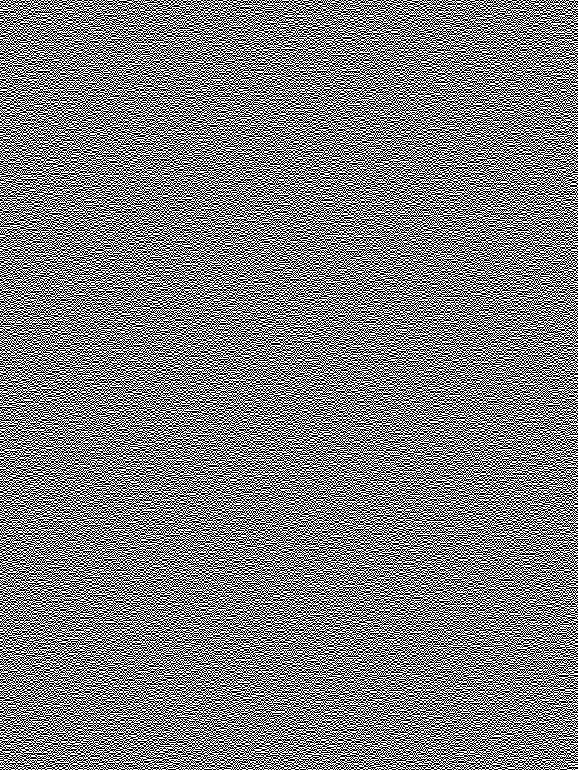
#> input picture sample-out-white.png_share1.png, 578 x 770 px
$ python visual_out_new3.py
#> lines starting #> are read from the running program, lines starting #| are printed output that depends on the picture; after the words box and inside, x2 and y2 are one past the last pixel; in counts of white or black regions, pixels touching at a corner belong together


from PIL import Image
import PIL.ImageOps

import sys
infile1 = Image.open('sample-out-white.png_share1.png')
#> infile1 is the input picture: PIL image 578x770 1; 50% white in thin lines or dots
infile1_pixel = infile1.load()
infile2 = Image.open('sample-out-white.png_share2.png')
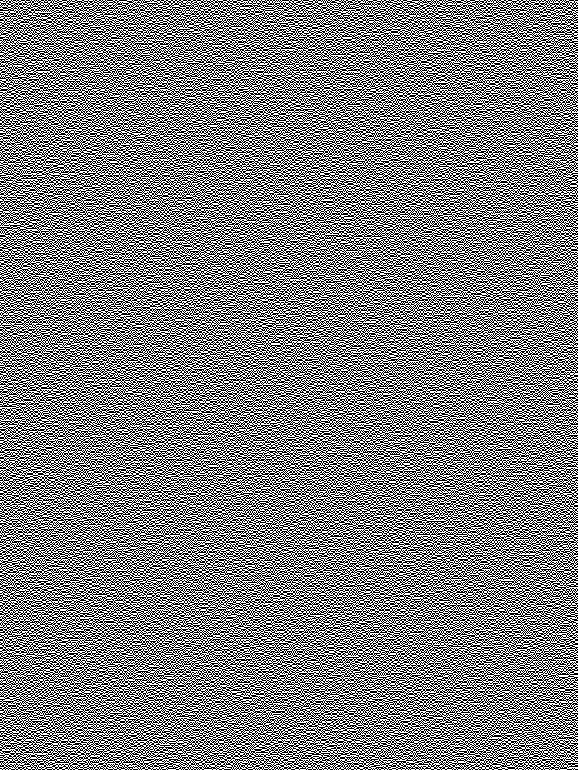
#> input picture sample-out-white.png_share2.png, 578 x 770 px
#> infile2 is the input picture: PIL image 578x770 1; 50% white in thin lines or dots
infile2_pixel = infile2.load()
outfile = Image.new('1', infile1.size)
#> outfile: PIL image 578x770 1; every value is 0
outfile_pixel = outfile.load()

for x in range(infile1.size[0]):
    for y in range(infile1.size[1]):
        if (infile1_pixel[x,y] == infile2_pixel[x,y]):
            outfile_pixel[x,y] = 1
        else:
            outfile_pixel[x,y] = 0

def change_contrast(img, level):
#> called with level = 900
    factor = (259 * (level + 255)) / (255 * (259 - level))
    def contrast(c):
        return 128 + factor * (c - 128)
    return img.point(contrast)
#> returned value: PIL image 578x770 1; every value is 1

change_contrast(outfile, 900)
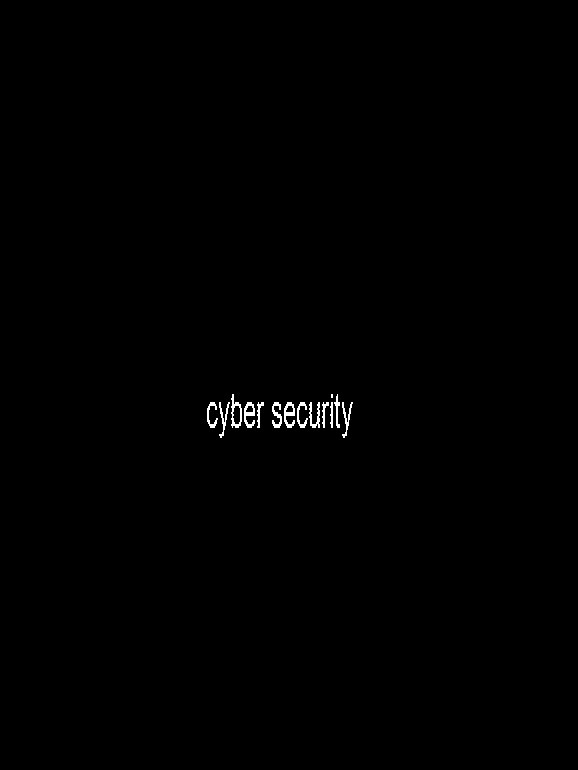
#> outfile: PIL image 578x770 1; 0.34% white in thin lines or dots, all inside (x1, y1, x2, y2) = (207, 394, 353, 438)

inverted_image = outfile.convert('L')
inverted_image = PIL.ImageOps.invert(inverted_image)
inverted_image = inverted_image.convert('1')
change_contrast(inverted_image, 900)
inverted_image.save("new.png")
